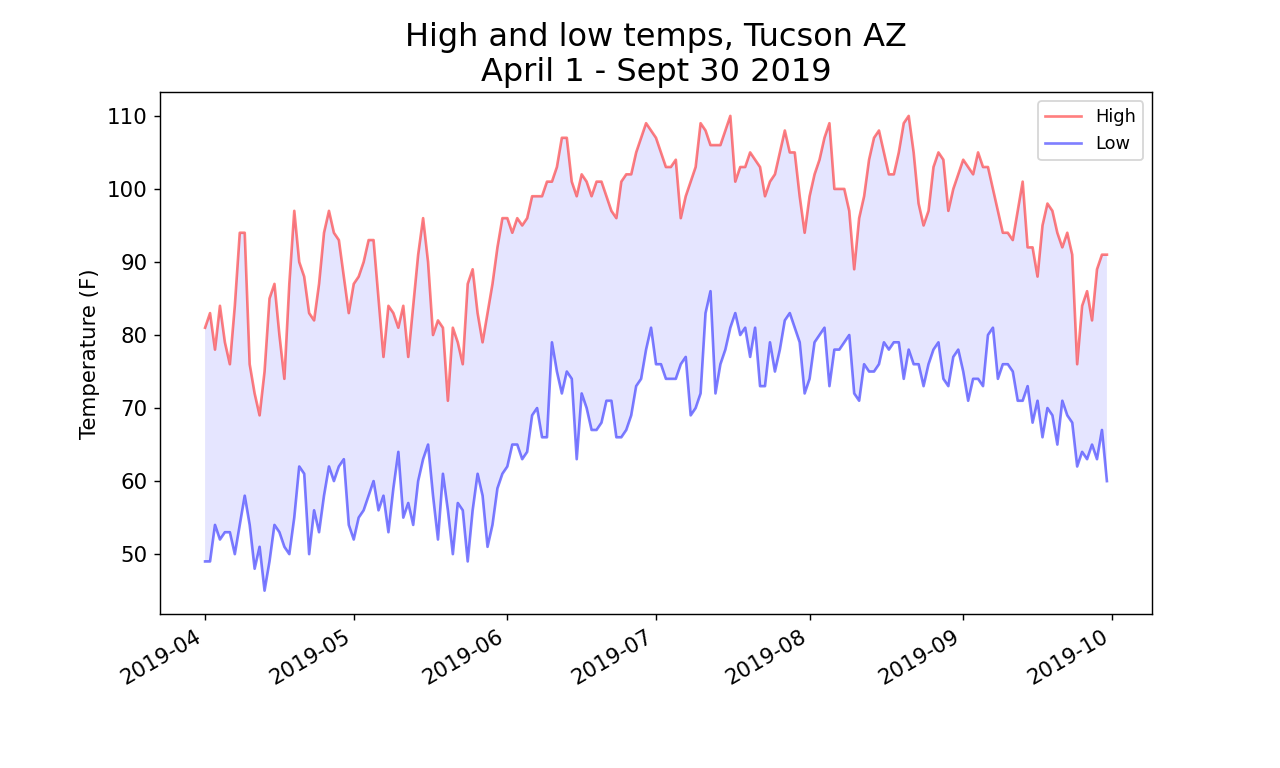

Recreate this plot in Python.
import csv
from matplotlib import pyplot as plt
from datetime import datetime

# Get dates, highs, and lows from tucson_1980.csv file.
filename = "tucson_high_low_2019.csv"
with open(filename) as f:
    reader = csv.reader(f)
    header_row = next(reader)

    dates, highs, lows = [], [], []
    for row in reader:
        # Only runs rows from Tucson Int'l Airport.
        if row[1] == "TUCSON INTERNATIONAL AIRPORT, AZ US":
            # Will create variables current_date, high, and low.
            try:
                current_date = datetime.strptime(row[2], "%Y-%m-%d")
                high = int(row[3])
                low = int(row[4])
            # Exception ran if above can't be done.
            except ValueError:
                print(current_date, 'missing data')
            # If all is present, variables are appended to their lists.
            else:
                dates.append(current_date)
                highs.append(high)
                lows.append(low)

# Plotting data.
fig = plt.figure(dpi=128, figsize=(10, 6))
plt.plot(dates, highs, c='red', alpha=0.5, label="High")
plt.plot(dates, lows, c='blue', alpha=0.5, label="Low")
plt.fill_between(dates, highs, lows, facecolor="blue", alpha=0.1)

# Formatting plot.
plt.title("High and low temps, Tucson AZ\nApril 1 - Sept 30 2019", fontsize=18)
plt.xlabel("", fontsize=12)
fig.autofmt_xdate()
plt.ylabel("Temperature (F)", fontsize=12)
plt.tick_params(axis="both", which="major", labelsize=12)
plt.legend()

plt.savefig('tucson_high_low_2019.png')
